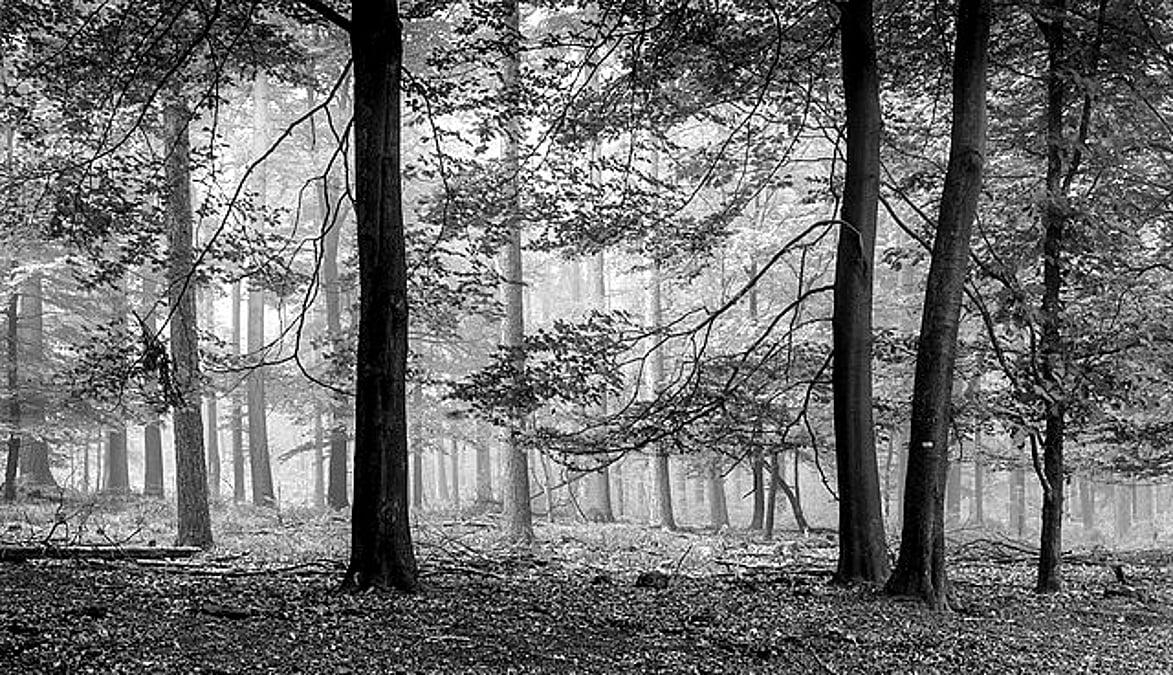
#> input picture assign_13/img/img_3.jpeg, 1173 x 675 px, found by its file name
$ python 1_noise.py
#> lines starting #> are read from the running program, lines starting #| are printed output that depends on the picture
import cv2
import numpy as np
import matplotlib.pyplot as plt

# -----------------------------
# Read image
# -----------------------------
img = cv2.imread("img_3.jpeg", cv2.IMREAD_GRAYSCALE)
#> img is the input picture: shape (675, 1173); min 0, max 255, mean 111.9

if img is None:
    raise FileNotFoundError("Image not found. Check the file path.")

img = img.astype(np.float32) / 255.0


# -----------------------------
# 1. Gaussian Noise
# -----------------------------
def gaussian_noise(image, mean=0, sigma=0.1):
#> called with mean = 0, sigma = 0.1
    noise = np.random.normal(mean, sigma, image.shape)
    noisy = image + noise
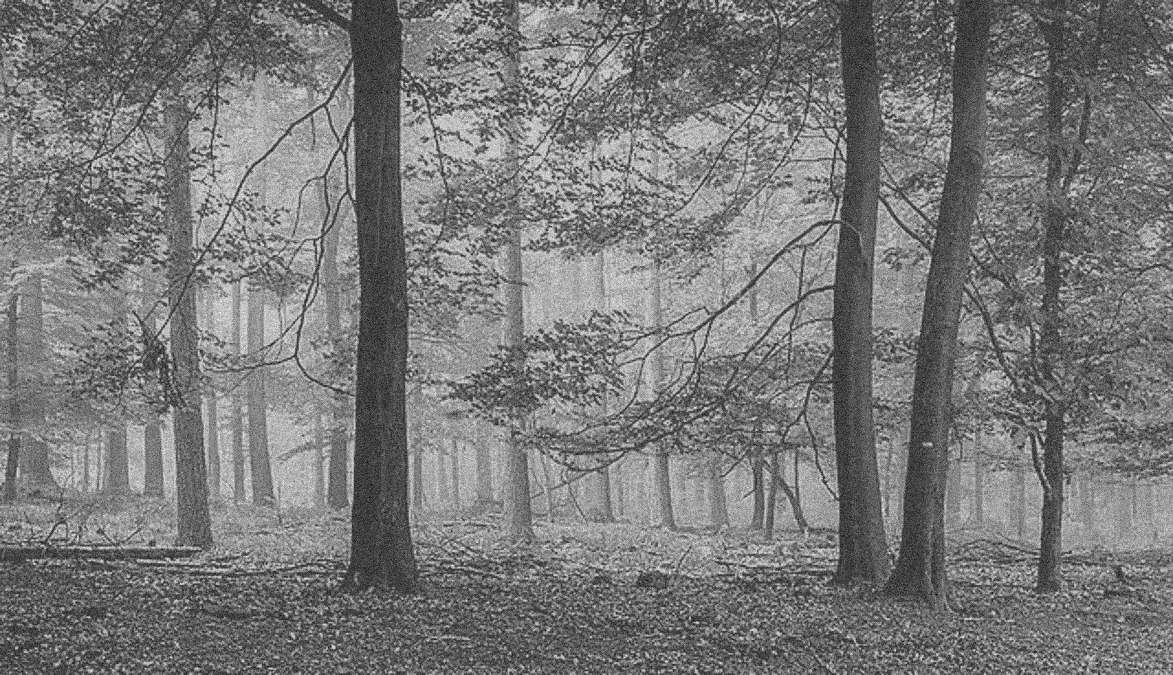
#> noisy: shape (675, 1173) float64; min -0.452, max 1.42, mean 0.439; drawn with min black and max white
    return np.clip(noisy, 0, 1)


# -----------------------------
# 2. Salt & Pepper Noise
# -----------------------------
def salt_pepper_noise(image, amount=0.05):
#> called with amount = 0.05
    noisy = image.copy()

    # Salt
    salt = np.random.random(image.shape) < amount / 2
    noisy[salt] = 1

    # Pepper
    pepper = np.random.random(image.shape) < amount / 2
    noisy[pepper] = 0

    return noisy


# -----------------------------
# 3. Speckle Noise
# -----------------------------
def speckle_noise(image, sigma=0.2):
#> called with sigma = 0.2
    noise = np.random.randn(*image.shape) * sigma
    noisy = image + image * noise
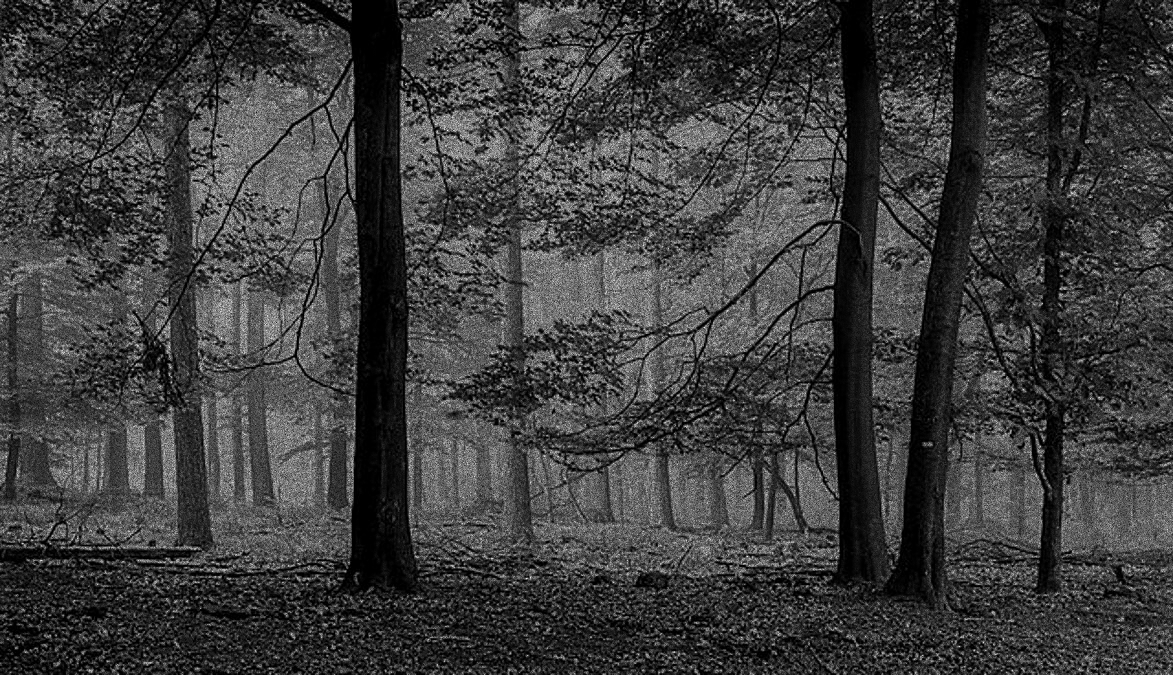
#> noisy: shape (675, 1173) float64; min -0.000424, max 1.8, mean 0.439; drawn with min black and max white
    return np.clip(noisy, 0, 1)


# -----------------------------
# 4. Poisson Noise
# -----------------------------
def poisson_noise(image):
    vals = 2**8
    noisy = np.random.poisson(image * vals) / vals
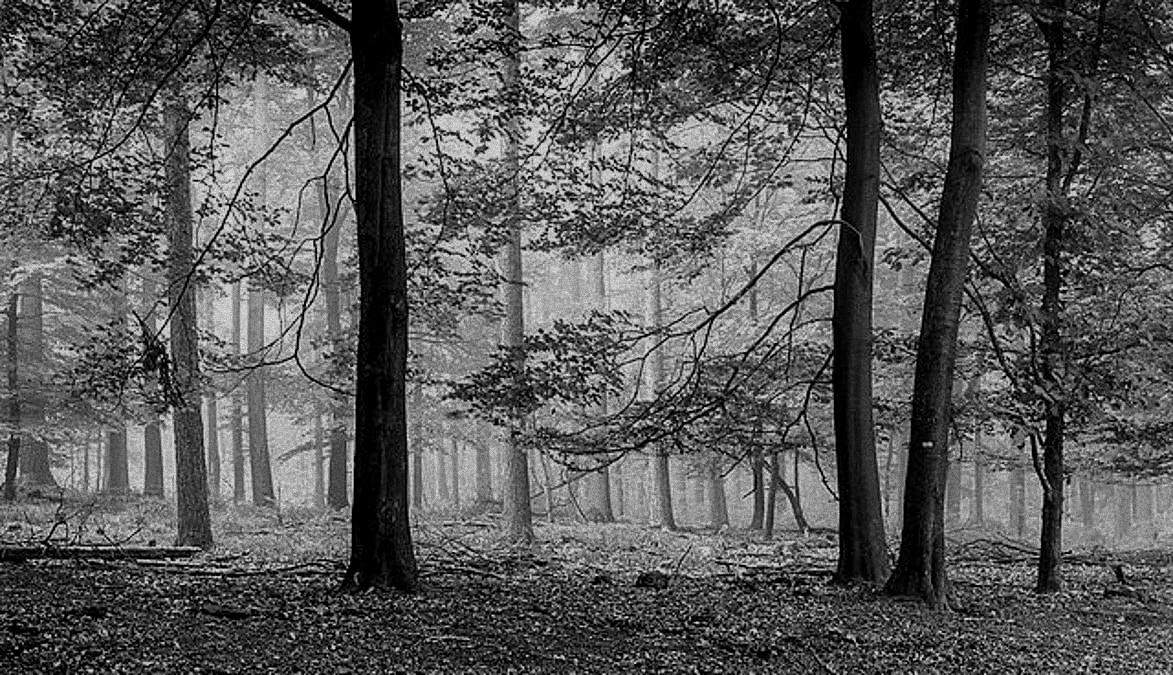
#> noisy: shape (675, 1173) float64; min 0, max 1.25, mean 0.439; drawn with min black and max white
    return np.clip(noisy, 0, 1)


# -----------------------------
# 5. Uniform Noise
# -----------------------------
def uniform_noise(image, low=-0.1, high=0.1):
#> called with low = -0.1, high = 0.1
    noise = np.random.uniform(low, high, image.shape)
    noisy = image + noise
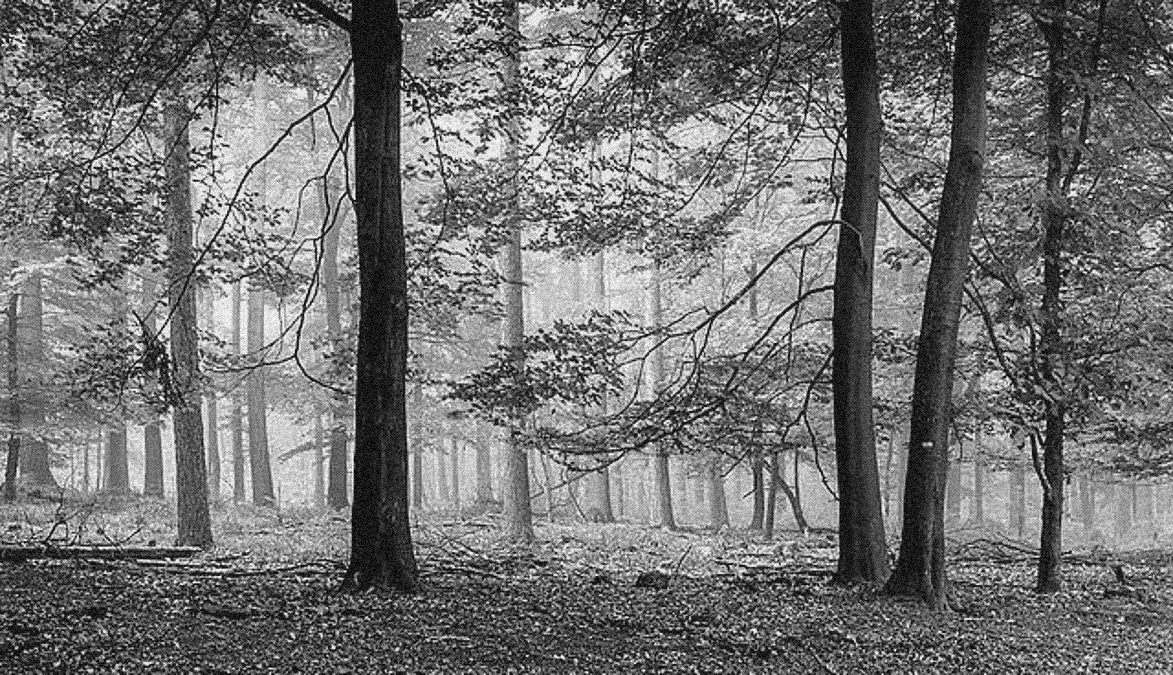
#> noisy: shape (675, 1173) float64; min -0.1, max 1.1, mean 0.439; drawn with min black and max white
    return np.clip(noisy, 0, 1)


# -----------------------------
# 6. Rayleigh Noise
# -----------------------------
def rayleigh_noise(image, scale=0.1):
#> called with scale = 0.1
    noise = np.random.rayleigh(scale, image.shape)

    # Center the noise around zero
    noise = noise - np.mean(noise)

    noisy = image + noise
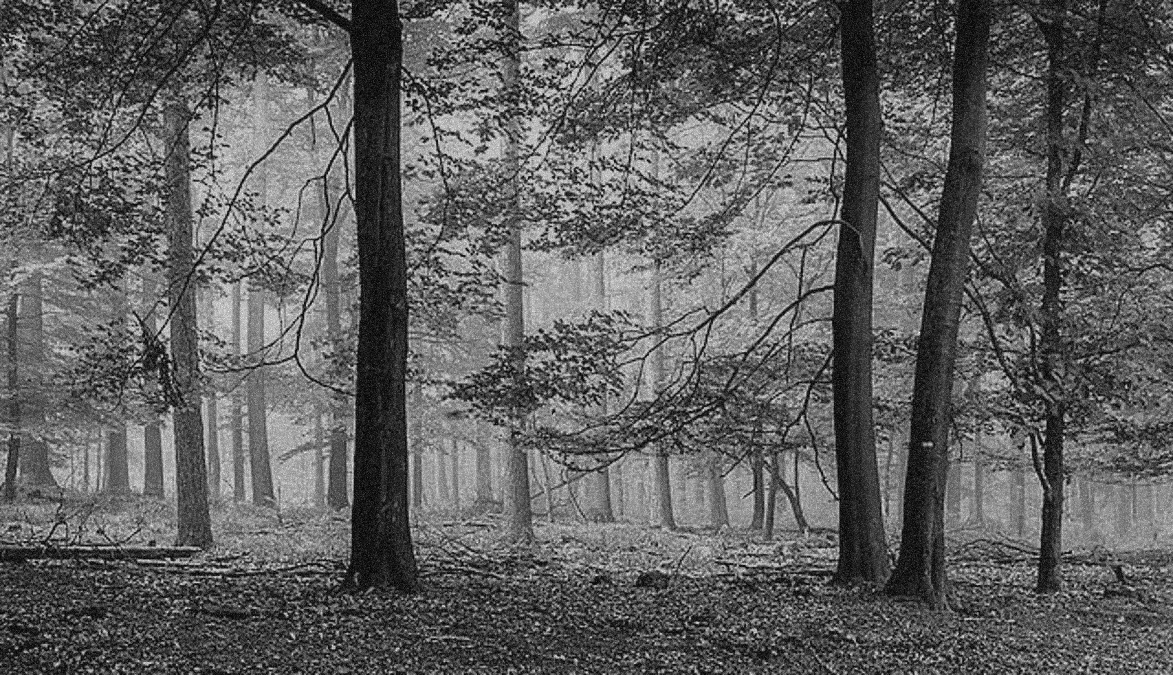
#> noisy: shape (675, 1173) float64; min -0.124, max 1.37, mean 0.439; drawn with min black and max white
    return np.clip(noisy, 0, 1)


# -----------------------------
# Apply all 6 noises
# -----------------------------
gaussian = gaussian_noise(img)
salt_pepper = salt_pepper_noise(img)
speckle = speckle_noise(img)
poisson = poisson_noise(img)
uniform = uniform_noise(img)
rayleigh = rayleigh_noise(img)


# -----------------------------
# Display results
# -----------------------------
images = [img, gaussian, salt_pepper, speckle, poisson, uniform, rayleigh]

titles = [
    "Original Image",
    "Gaussian Noise",
    "Salt & Pepper Noise",
    "Speckle Noise",
    "Poisson Noise",
    "Uniform Noise",
    "Rayleigh Noise",
]

plt.figure(figsize=(12, 8))

for i in range(7):
    plt.subplot(2, 4, i + 1)
    plt.imshow(images[i], cmap="gray")
    plt.title(titles[i])
    plt.axis("off")

plt.tight_layout()
plt.show()

$ run again, with assign_13/img/img_2.jpeg copied over assign_13/img/img_3.jpeg
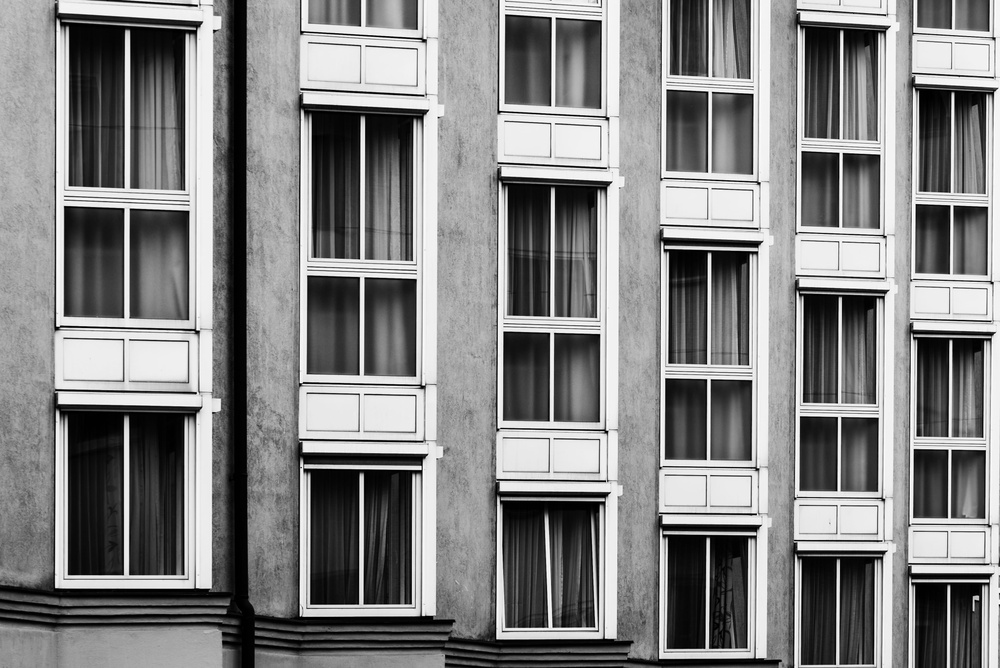
#> input picture assign_13/img/img_2.jpeg, 1000 x 668 px, shrunk from 4098 x 2736 before the run, found by its file name
#> img is the input picture: shape (668, 1000); min 0, max 255, mean 130.8
#> in speckle_noise, `noisy = image + image * noise`:
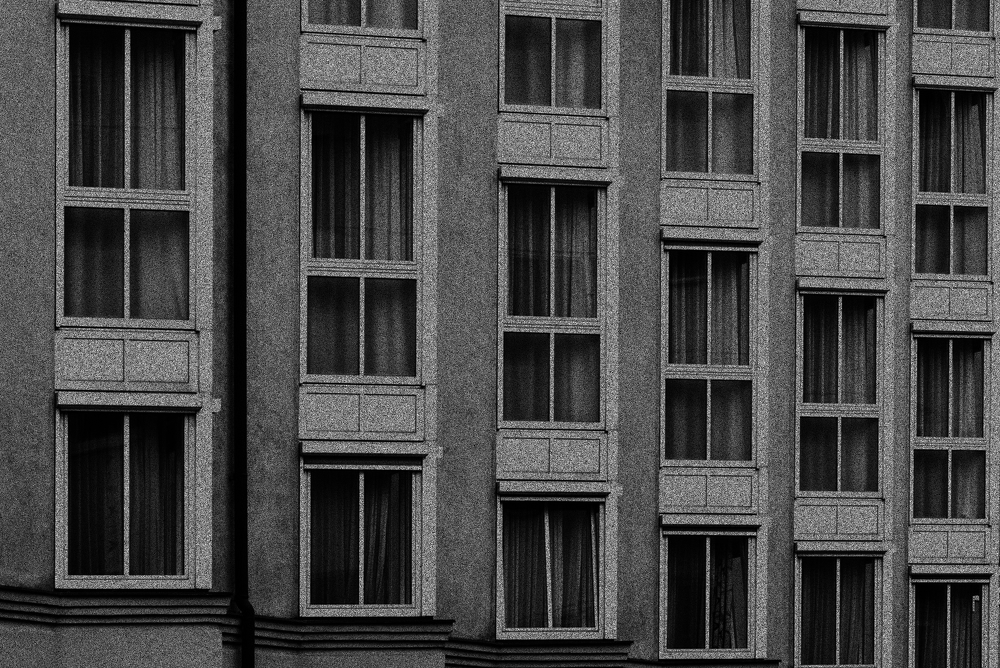
#> noisy: shape (668, 1000) float64; min -0.00389, max 1.84, mean 0.513; drawn with min black and max white
#> in rayleigh_noise, `noisy = image + noise`:
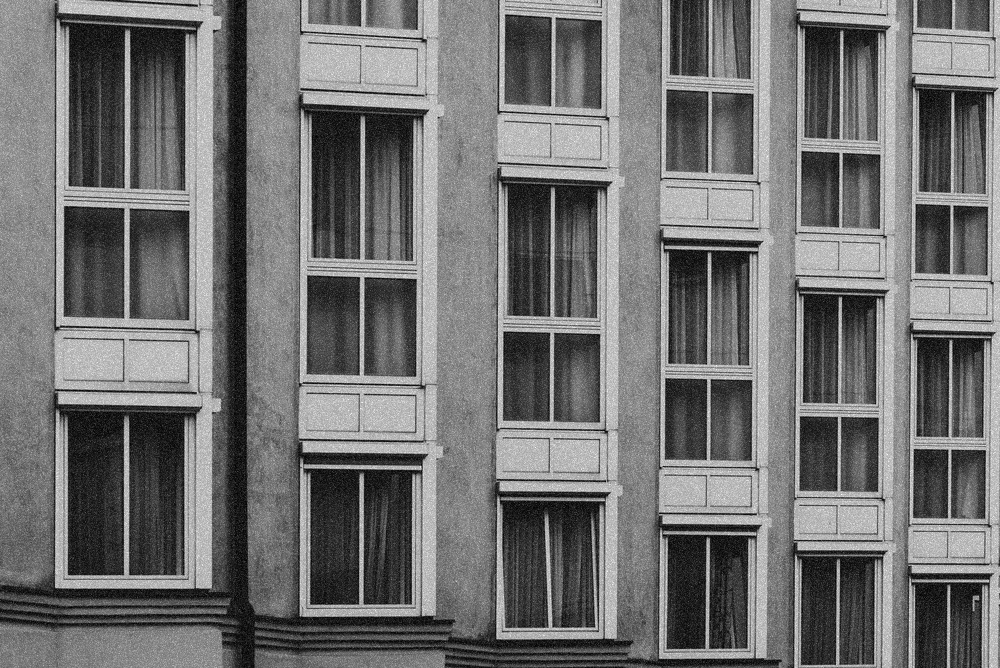
#> noisy: shape (668, 1000) float64; min -0.124, max 1.3, mean 0.513; drawn with min black and max white
